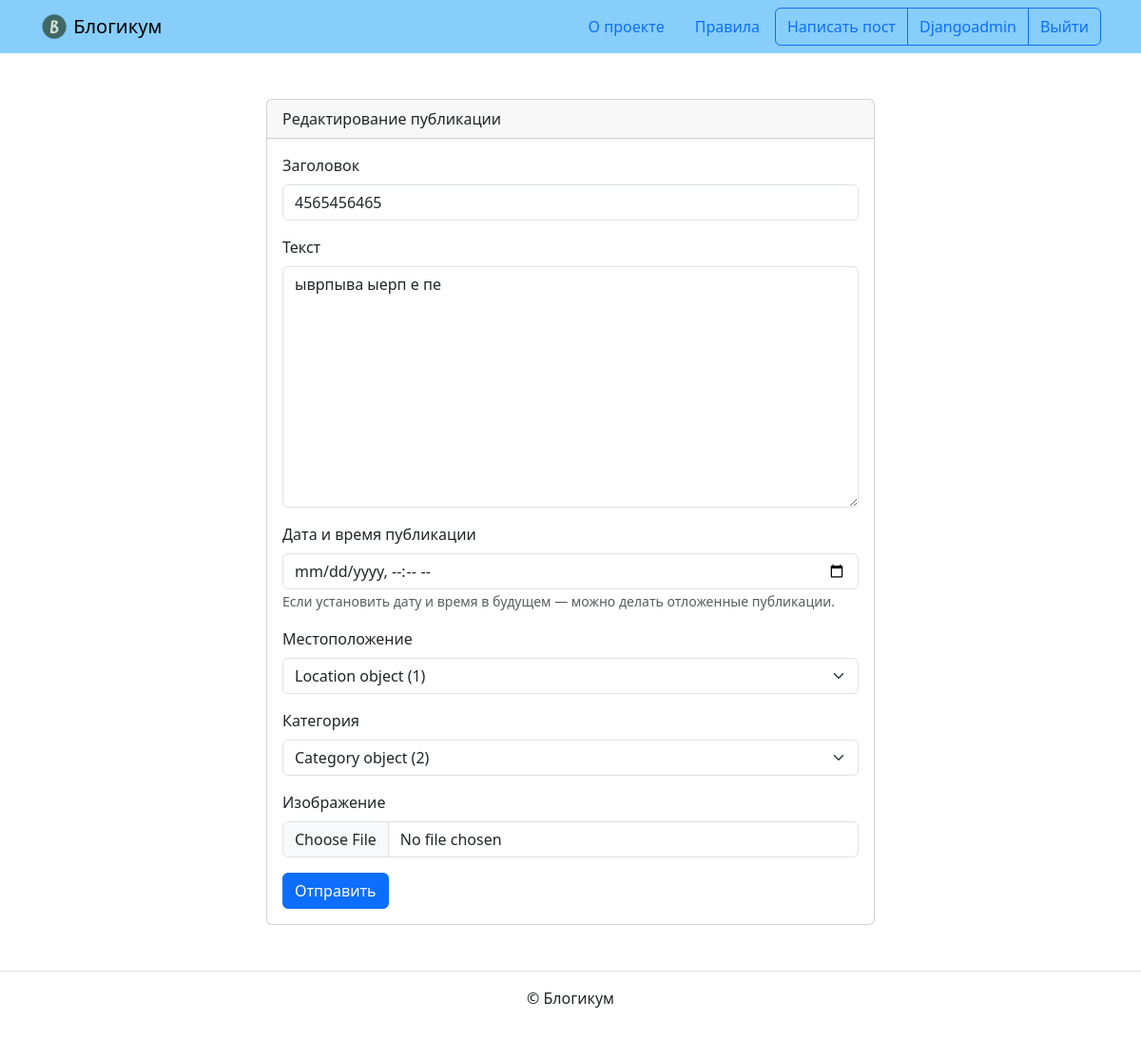
Page /posts/48/edit/ (signed in) on the earlier database version.
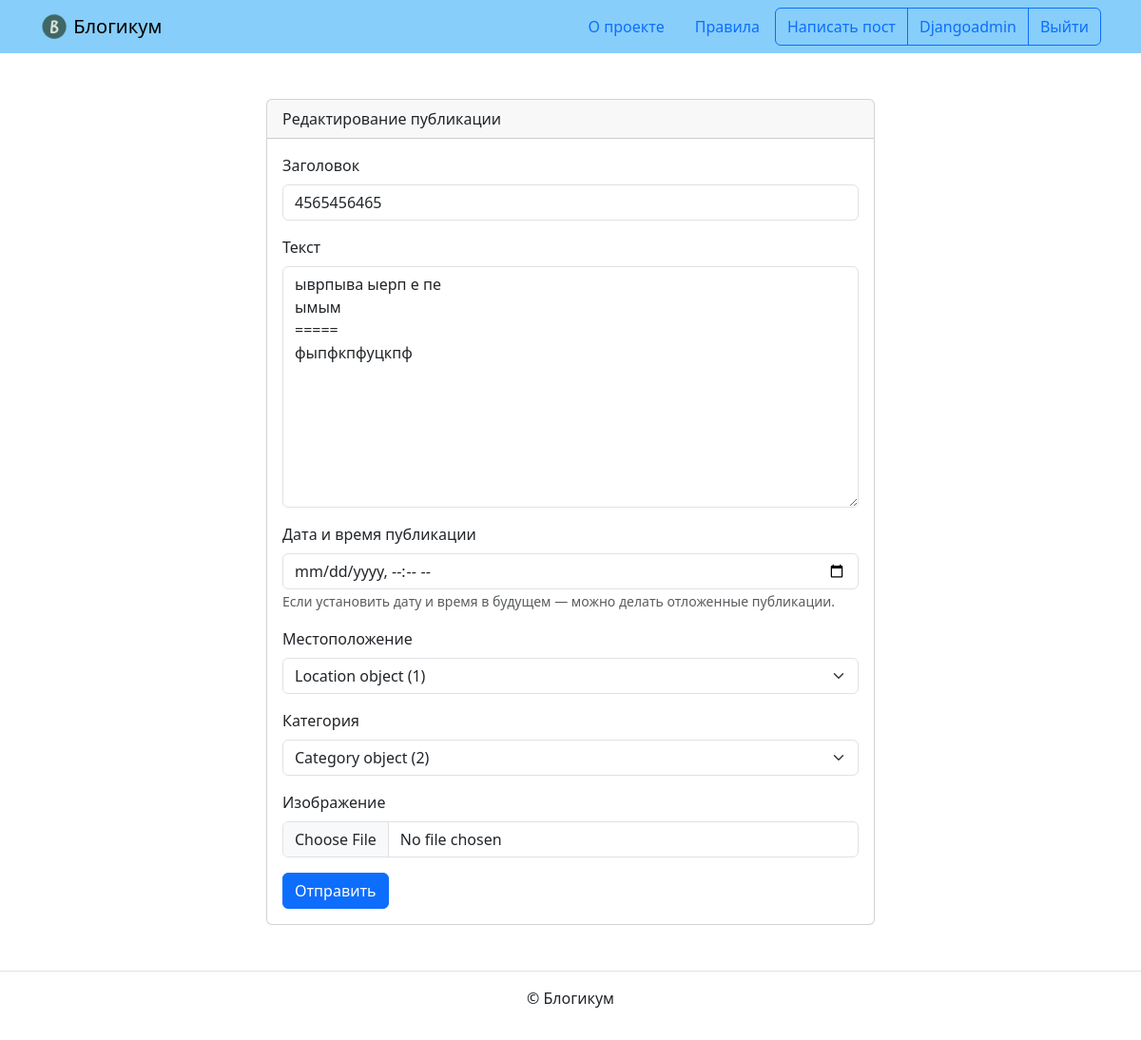
Same page on the later database version.
### blog/models.py (models this page shows, shortened)
class PublishAbstractModel(models.Model):
    is_published = models.BooleanField(
        default=True,
        verbose_name='Опубликовано',
        help_text='Снимите галочку, чтобы скрыть публикацию.'
    )
    created_at = models.DateTimeField(
        auto_now_add=True,
        verbose_name='Добавлено'
    )
    class Meta:
        abstract = True

class Post(PublishAbstractModel):
    title = models.CharField(
        max_length=MAX_LENGTH_TITLE_FIELDS,
        verbose_name='Заголовок'
    )
    text = models.TextField(
        verbose_name='Текст'
    )
    pub_date = models.DateTimeField(
        auto_now=False,
        verbose_name='Дата и время публикации',
        help_text=(
            'Если установить дату и время в '
            'будущем — можно делать отложенные публикации.'
        )
    )
    author = models.ForeignKey(
        User,
        on_delete=models.CASCADE,
        verbose_name='Автор публикации'
    )
    location = models.ForeignKey(
        'Location',
        on_delete=models.SET_NULL,
        null=True,
        blank=True,
        verbose_name='Местоположение'
    )
    category = models.ForeignKey(
        'Category',
        on_delete=models.SET_NULL,
        null=True,
        verbose_name='Категория'
    )
    image = models.ImageField(
        _('Изображение'),
        upload_to='posts/',
        blank=True,
        null=True
    )
    class Meta:
        verbose_name = 'публикация'
        verbose_name_plural = 'Публикации'
        default_related_name = 'posts'
        ordering = ('-pub_date',)

### blog/views.py (the view, shortened to what this page needs)
# urls.py: path('posts/<int:post_id>/edit/', views.PostUpdateView.as_view(),
class PostUpdateView(AuthorTestMixin, ReverseMixin, UpdateView):
    model = Post
    form_class = PostCreateForm
    template_name = 'blog/create.html'
    pk_url_kwarg = 'post_id'
    def get_context_data(self, **kwargs):
        context = super().get_context_data(**kwargs)
        instance = get_object_or_404(Post, pk=self.kwargs['post_id'])
        form = PostCreateForm(self.request.POST or None, instance=instance)
        context['form'] = form
        return context

### blog/forms.py
class PostCreateForm(forms.ModelForm):
    class Meta:
        model = Post
        exclude = ['is_published', 'created_at', 'author', 'is_scheduled']
        widgets = {
            'pub_date': forms.DateTimeInput(
                attrs={'type': 'datetime-local'}
            ),
            'image': forms.ClearableFileInput(
                attrs={'multiple': False}
            ),
        }

### blog/mixins.py (called while the page is built)
    def test_func(self):
        object = self.get_object()
        return object.author == self.request.user

### templates/blog/create.html (shortened to what this page needs)
{% extends "base.html" %}
{% load django_bootstrap5 %}
{% block content %}
  <div class="col d-flex justify-content-center">
    <div class="card" style="width: 40rem;">
      <div class="card-header">
        {% if '/edit/' in request.path %}
          Редактирование публикации
        {% elif '/delete/' in request.path %}
          Удаление публикации
        {% else %}
          Добавление публикации
        {% endif %}
      </div>
      <div class="card-body">
        <form method="post" enctype="multipart/form-data">
          {% if not '/delete/' in request.path %}
            {% bootstrap_form form %}
          {% endif %}
          {% bootstrap_button button_type="submit" content="Отправить" %}
        </form>
      </div>
    </div>
  </div>
{% endblock %}

Differences in the rows shown:
changed Post "Location object (1)": text "ыврпыва ыерп е пе" → "ыврпыва ыерп е пе ымым ===== фыпфкпфуцкпф"
